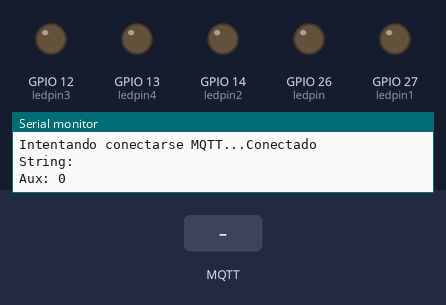
Recording of a sketch running on a simulated ESP32. On the bench: output pins drawn as LEDs (lit = HIGH), the last lines printed to the serial monitor. The test bench sets the inputs (shaded band). WiFi joins after 1.5 s; servers stay silent unless stated; no MQTT or app messages arrive unless stated.

Above: at 2.7 s.
2.8 s: MQTT message "1" arrives on the first subscribed topic
At 6.9 s:
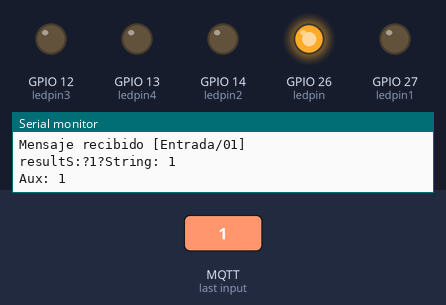
8.0 s: MQTT message "3" arrives on the first subscribed topic
At 11.9 s:
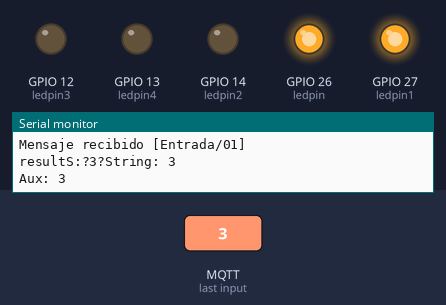
13.0 s: MQTT message "on" arrives on the first subscribed topic
At 17.0 s:
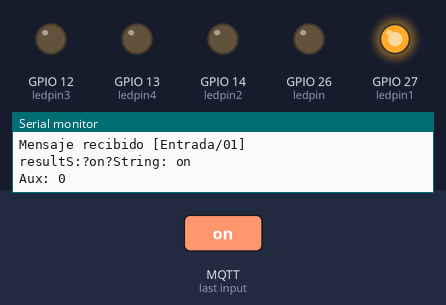
18.0 s: MQTT message "5" arrives on the first subscribed topic
At 22.0 s:
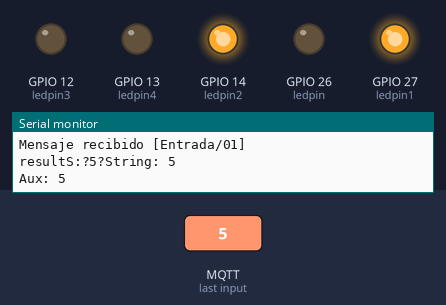
23.0 s: MQTT message "2" arrives on the first subscribed topic
At 27.0 s:
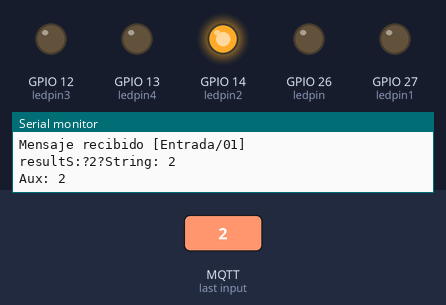
28.0 s: MQTT message "4" arrives on the first subscribed topic
At 32.0 s:
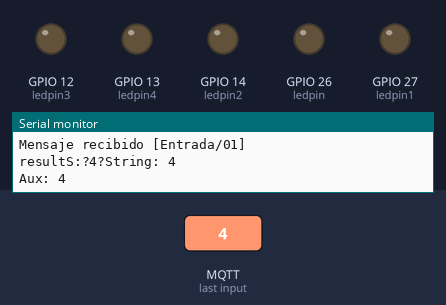
Timing chart, 0 to 33.5 s (numbered marks = the images above; inputs shaded):
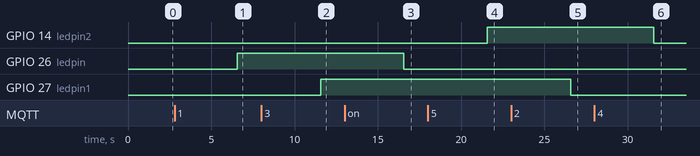

The sketch:

Prueba_MQTT_fran.ino
```cpp
#include <WiFi.h>
#include <PubSubClient.h>

WiFiClient esp32Client;
PubSubClient mqttClient(esp32Client);

const char* ssid = "Estudiantes";
const char* password = "educar_2018";

char* server = "broker.emqx.io";
int port = 1883;

int ledpin = 26;
int ledpin1 = 27;
int ledpin2 = 14;
int ledpin3 = 12;
int ledpin4 = 13;

int aux = 0;
char datos[40];
String resultS = "";

void wifiInit() {
  Serial.print("Conectándose a ");
  Serial.println(ssid);

  WiFi.begin(ssid, password);

  while (WiFi.status() != WL_CONNECTED) {
    Serial.print(".");
    delay(500);
  }
  Serial.println("");
  Serial.println("Conectado a WiFi");
  Serial.println("Dirección IP: ");
  Serial.println(WiFi.localIP());
}

void callback(char* topic, byte* payload, unsigned int length) {

  Serial.print("Mensaje recibido [");
  Serial.print(topic);
  Serial.print("] ");

  char payload_string[length + 1];

  int resultI;

  memcpy(payload_string, payload, length);
  payload_string[length] = '\0';
  resultI = atoi(payload_string);

  aux = resultI;

  resultS = "";

  for (int i = 0; i < length; i++) {
    resultS = resultS + (char)payload[i];
  }
  Serial.println();
  Serial.print("resultS:");
  Serial.print("?");
  Serial.print(resultS);
  Serial.print("?");
}

void reconnect() {
  while (!mqttClient.connected()) {
    Serial.print("Intentando conectarse MQTT...");

    if (mqttClient.connect("arduinoClient")) {
      Serial.println("Conectado");

      mqttClient.subscribe("Entrada/01");

    } else {
      Serial.print("Fallo, rc=");
      Serial.print(mqttClient.state());
      Serial.println(" intentar de nuevo en 5 segundos");
      // Wait 5 seconds before retrying
      delay(5000);
    }
  }
}

void setup() {
  pinMode(ledpin, OUTPUT);
  pinMode(ledpin1, OUTPUT);
  pinMode(ledpin2, OUTPUT);
  pinMode(ledpin3, OUTPUT);
  pinMode(ledpin4, OUTPUT);
  Serial.begin(115200);
  delay(10);
  wifiInit();
  mqttClient.setServer(server, port);
  mqttClient.setCallback(callback);
}

void loop() {
  if (!mqttClient.connected()) {
    reconnect();
  }
  mqttClient.loop();

  Serial.print("String: ");
  Serial.println(resultS);
  Serial.print("Aux: ");
  Serial.println(aux);
  if (aux == 0) {
    digitalWrite(ledpin, LOW);
  } else if (aux == 1) {
    digitalWrite(ledpin, HIGH);
  } else if (aux == 2) {
    digitalWrite(ledpin1, LOW);
  } else if (aux == 3) {
    digitalWrite(ledpin1, HIGH);
  } else if (aux == 4) {
    digitalWrite(ledpin2, LOW);
  } else if (aux == 5) {
    digitalWrite(ledpin2, HIGH);
  } else if (aux == 6) {
    digitalWrite(ledpin3, LOW);
  } else if (aux == 7) {
    digitalWrite(ledpin3, HIGH);
  } else if (aux == 8) {
    digitalWrite(ledpin4, LOW);
  } else if (aux == 9) {
    digitalWrite(ledpin4, HIGH);
  }


  delay(5000);
}
```

Measured:
- after the input at 2.8 s, GPIO 26 (ledpin): LOW → HIGH after 3.8 s
- after the input at 8.0 s, GPIO 27 (ledpin1): LOW → HIGH after 3.6 s
- after the input at 13.0 s, GPIO 26 (ledpin): HIGH → LOW after 3.6 s
- after the input at 18.0 s, GPIO 14 (ledpin2): LOW → HIGH after 3.6 s
- after the input at 23.0 s, GPIO 27 (ledpin1): HIGH → LOW after 3.6 s
- after the input at 28.0 s, GPIO 14 (ledpin2): HIGH → LOW after 3.6 s
